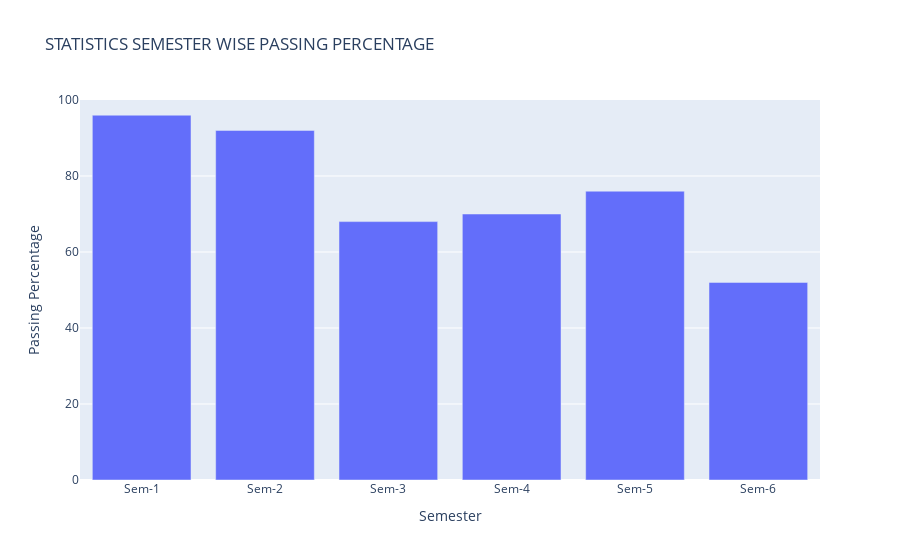

The cell this chart's notebook holds for it:
### Code cell
import plotly.express as px
labels=['Sem-1','Sem-2','Sem-3','Sem-4','Sem-5','Sem-6']
fig=px.bar(x=labels,y=passing_per_stats,
           title='STATISTICS SEMESTER WISE PASSING PERCENTAGE'
          ,labels={'x':'Semester','y':'Passing Percentage'})
fig.update_yaxes(range=[0, 100]) 
fig.show()

### Figure 1 — Plotly figure (JSON) as saved in the notebook; plotly's stock layout.template omitted (floating-point values rounded to 4 significant figures)
{"data": [{"alignmentgroup": "True", "hovertemplate": "Semester=%{x}<br>Passing Percentage=%{y}<extra></extra>", "legendgroup": "", "marker": {"color": "#636efa", "pattern": {"shape": ""}}, "name": "", "offsetgroup": "", "orientation": "v", "showlegend": false, "textposition": "auto", "type": "bar", "x": ["Sem-1", "Sem-2", "Sem-3", "Sem-4", "Sem-5", "Sem-6"], "xaxis": "x", "y": [96, 92, 68, 70, 76, 52], "yaxis": "y"}], "layout": {"autosize": true, "barmode": "relative", "legend": {"tracegroupgap": 0}, "title": {"text": "STATISTICS SEMESTER WISE PASSING PERCENTAGE"}, "xaxis": {"anchor": "y", "autorange": true, "domain": [0, 1], "range": [-0.5, 5.5], "title": {"text": "Semester"}, "type": "category"}, "yaxis": {"anchor": "x", "domain": [0, 1], "range": [0, 100], "title": {"text": "Passing Percentage"}, "type": "linear"}}}
